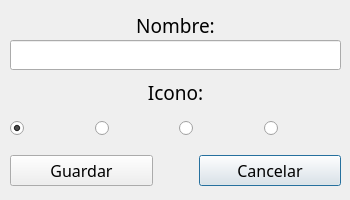
<?xml version="1.0" encoding="UTF-8"?>
<ui version="4.0">
 <class>AddUser</class>
 <widget class="QDialog" name="AddUser">
  <property name="windowModality">
   <enum>Qt::WindowModal</enum>
  </property>
  <property name="geometry">
   <rect>
    <x>0</x>
    <y>0</y>
    <width>350</width>
    <height>200</height>
   </rect>
  </property>
  <property name="sizePolicy">
   <sizepolicy hsizetype="Preferred" vsizetype="Preferred">
    <horstretch>0</horstretch>
    <verstretch>0</verstretch>
   </sizepolicy>
  </property>
  <property name="windowTitle">
   <string>Dialog</string>
  </property>
  <property name="modal">
   <bool>false</bool>
  </property>
  <widget class="QWidget" name="layoutWidget">
   <property name="geometry">
    <rect>
     <x>10</x>
     <y>150</y>
     <width>331</width>
     <height>41</height>
    </rect>
   </property>
   <layout class="QGridLayout" name="gridLayout">
    <item row="0" column="3">
     <widget class="QPushButton" name="pushButton_2">
      <property name="font">
       <font>
        <family>Sitka</family>
        <pointsize>12</pointsize>
       </font>
      </property>
      <property name="text">
       <string>Cancelar</string>
      </property>
     </widget>
    </item>
    <item row="0" column="0">
     <widget class="QPushButton" name="aceptar">
      <property name="font">
       <font>
        <family>Sitka</family>
        <pointsize>12</pointsize>
       </font>
      </property>
      <property name="text">
       <string>Guardar</string>
      </property>
     </widget>
    </item>
    <item row="0" column="1">
     <spacer name="horizontalSpacer">
      <property name="orientation">
       <enum>Qt::Horizontal</enum>
      </property>
      <property name="sizeType">
       <enum>QSizePolicy::Fixed</enum>
      </property>
      <property name="sizeHint" stdset="0">
       <size>
        <width>40</width>
        <height>20</height>
       </size>
      </property>
     </spacer>
    </item>
   </layout>
  </widget>
  <widget class="QLabel" name="label_2">
   <property name="geometry">
    <rect>
     <x>10</x>
     <y>79</y>
     <width>331</width>
     <height>21</height>
    </rect>
   </property>
   <property name="sizePolicy">
    <sizepolicy hsizetype="Fixed" vsizetype="Expanding">
     <horstretch>0</horstretch>
     <verstretch>0</verstretch>
    </sizepolicy>
   </property>
   <property name="minimumSize">
    <size>
     <width>40</width>
     <height>0</height>
    </size>
   </property>
   <property name="maximumSize">
    <size>
     <width>999999</width>
     <height>999999</height>
    </size>
   </property>
   <property name="font">
    <font>
     <family>Sitka</family>
     <pointsize>14</pointsize>
     <bold>false</bold>
    </font>
   </property>
   <property name="text">
    <string>&lt;html&gt;&lt;head/&gt;&lt;body&gt;&lt;p align=&quot;center&quot;&gt;Icono:&lt;/p&gt;&lt;/body&gt;&lt;/html&gt;</string>
   </property>
  </widget>
  <widget class="QWidget" name="layoutWidget">
   <property name="geometry">
    <rect>
     <x>10</x>
     <y>100</y>
     <width>332</width>
     <height>57</height>
    </rect>
   </property>
   <layout class="QGridLayout" name="gridLayout_2">
    <item row="0" column="2">
     <widget class="QRadioButton" name="radioButton_3">
      <property name="minimumSize">
       <size>
        <width>0</width>
        <height>0</height>
       </size>
      </property>
      <property name="maximumSize">
       <size>
        <width>9999</width>
        <height>99999</height>
       </size>
      </property>
      <property name="text">
       <string/>
      </property>
      <property name="icon">
       <iconset>
        <normalon>:/users/users/user3.png</normalon>
       </iconset>
      </property>
      <property name="iconSize">
       <size>
        <width>50</width>
        <height>50</height>
       </size>
      </property>
     </widget>
    </item>
    <item row="0" column="3">
     <widget class="QRadioButton" name="radioButton_4">
      <property name="minimumSize">
       <size>
        <width>0</width>
        <height>0</height>
       </size>
      </property>
      <property name="maximumSize">
       <size>
        <width>9999</width>
        <height>99999</height>
       </size>
      </property>
      <property name="layoutDirection">
       <enum>Qt::LeftToRight</enum>
      </property>
      <property name="autoFillBackground">
       <bool>false</bool>
      </property>
      <property name="text">
       <string/>
      </property>
      <property name="icon">
       <iconset theme="application-exit" resource="resources.qrc">
        <normaloff>:/users/users/user4.png</normaloff>:/users/users/user4.png</iconset>
      </property>
      <property name="iconSize">
       <size>
        <width>50</width>
        <height>50</height>
       </size>
      </property>
      <property name="checked">
       <bool>false</bool>
      </property>
     </widget>
    </item>
    <item row="0" column="0">
     <widget class="QRadioButton" name="radioButton">
      <property name="minimumSize">
       <size>
        <width>0</width>
        <height>0</height>
       </size>
      </property>
      <property name="maximumSize">
       <size>
        <width>9999</width>
        <height>99999</height>
       </size>
      </property>
      <property name="text">
       <string/>
      </property>
      <property name="icon">
       <iconset>
        <normalon>:/users/users/user1.png</normalon>
       </iconset>
      </property>
      <property name="iconSize">
       <size>
        <width>50</width>
        <height>50</height>
       </size>
      </property>
      <property name="checked">
       <bool>true</bool>
      </property>
     </widget>
    </item>
    <item row="0" column="1">
     <widget class="QRadioButton" name="radioButton_2">
      <property name="minimumSize">
       <size>
        <width>0</width>
        <height>0</height>
       </size>
      </property>
      <property name="maximumSize">
       <size>
        <width>9999</width>
        <height>99999</height>
       </size>
      </property>
      <property name="styleSheet">
       <string notr="true"/>
      </property>
      <property name="text">
       <string/>
      </property>
      <property name="icon">
       <iconset>
        <normalon>:/users/users/user2.png</normalon>
       </iconset>
      </property>
      <property name="iconSize">
       <size>
        <width>50</width>
        <height>50</height>
       </size>
      </property>
     </widget>
    </item>
   </layout>
  </widget>
  <widget class="QLineEdit" name="nombreText">
   <property name="geometry">
    <rect>
     <x>10</x>
     <y>40</y>
     <width>331</width>
     <height>30</height>
    </rect>
   </property>
   <property name="minimumSize">
    <size>
     <width>150</width>
     <height>30</height>
    </size>
   </property>
   <property name="font">
    <font>
     <family>Sitka Banner</family>
     <pointsize>12</pointsize>
     <italic>false</italic>
    </font>
   </property>
   <property name="alignment">
    <set>Qt::AlignCenter</set>
   </property>
  </widget>
  <widget class="QLabel" name="label">
   <property name="geometry">
    <rect>
     <x>10</x>
     <y>11</y>
     <width>331</width>
     <height>30</height>
    </rect>
   </property>
   <property name="sizePolicy">
    <sizepolicy hsizetype="Fixed" vsizetype="Fixed">
     <horstretch>0</horstretch>
     <verstretch>0</verstretch>
    </sizepolicy>
   </property>
   <property name="minimumSize">
    <size>
     <width>40</width>
     <height>30</height>
    </size>
   </property>
   <property name="maximumSize">
    <size>
     <width>999999</width>
     <height>999999</height>
    </size>
   </property>
   <property name="font">
    <font>
     <family>Sitka</family>
     <pointsize>14</pointsize>
    </font>
   </property>
   <property name="text">
    <string>&lt;html&gt;&lt;head/&gt;&lt;body&gt;&lt;p align=&quot;center&quot;&gt;Nombre:&lt;/p&gt;&lt;/body&gt;&lt;/html&gt;</string>
   </property>
  </widget>
 </widget>
 <resources>
  <include location="resources.qrc"/>
 </resources>
 <connections/>
</ui>
